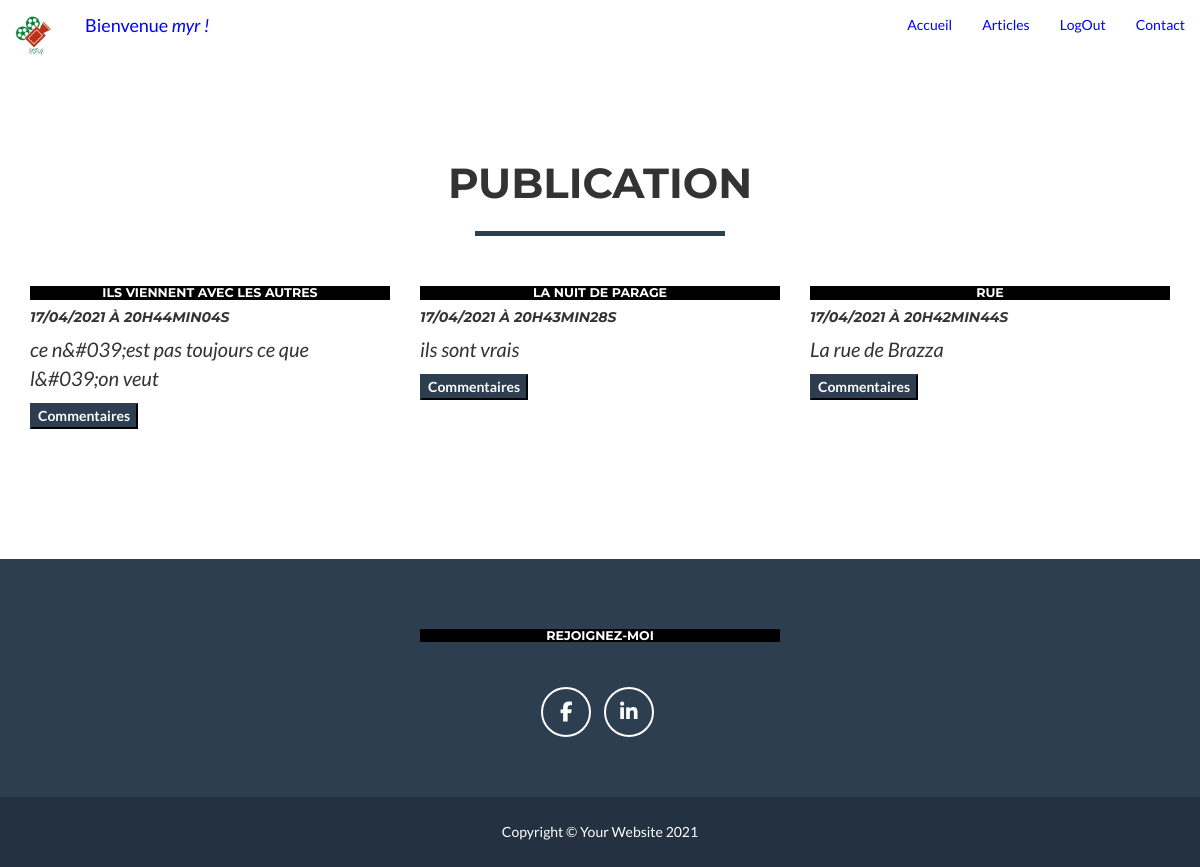
/index.php?action=getListPost (signed in), run on the app's committed database.
### tables this page shows
CREATE TABLE IF NOT EXISTS `post` (
  `id_post` int(11) NOT NULL AUTO_INCREMENT,
  `title` varchar(70) NOT NULL,
  `date_post` datetime NOT NULL,
  `chapo` varchar(255) NOT NULL,
  `content` text NOT NULL,
  `author` varchar(70) NOT NULL,
  PRIMARY KEY (`id_post`)
);

### controllers/ctrlListPost.php (called while the page is built, shortened)
<?php
require_once('model/PostManager.php');
class ctrlListPost
{
  public function getListPost()
	{
		$instance_post=new \myrna\blog\model\PostManager();
		$resultat= $instance_post->getPosts();
		require('view/frontend/listPost.php');
	}
}

### index.php (called while the page is built, shortened)
<?php
$switcher= new \myrna\blog\controllers\Switcher();
$switcher->switchRequete();
?>

### model/PostManager.php (called while the page is built, shortened)
<?php
class PostManager extends Manager
{
	public function getPosts()
	{
	    $bdd=$this->bddConnexion();
	    $sql='SELECT id_post,title,DATE_FORMAT(date_post,\'%d/%m/%Y à %Hh%imin%ss\' )
			 AS date_post_fr,chapo,content,author FROM post ORDER BY date_post DESC LIMIT 0,5';
	    $request=$bdd->query($sql);
		return $request;
	}
}
?>

### view/frontend/listPost.php (the view, shortened to what this page needs)
<section id="portfolio">
    <div class="container">
        <div class="row">
            <div class="col-lg-12 text-center">
                <h2>Publication</h2>
                <hr class="star-primary">
            </div>
        </div>
        <div class="row">
             <?php
             while($data= $resultat->fetch())
                {
                ?>
             <div class="col-sm-4 portfolio-item feature-icon  bg-gradient">
                <h3>
                    <strong>  <?= htmlspecialchars($data['title'])?>
                    </strong><br/>
                </h3>
                <h5>
                    <em><?= $data['date_post_fr'] ?></em>
                </h5>
                <p>
                   <?php  echo '<em>'.nl2br(htmlspecialchars($data['chapo']) ).'</em>'.'<br/>'; ?>
                </p>
                <a href="index.php?action=getPostComments&amp;id_article=<?= $data['id_post']; ?>" class="portfolio-link" data-toggle="modal">
                    <button class="btn-primary ">Commentaires</button>
                </a>
            </div>
            <?php
                }
            ?>
        </div>
     </div>
</section>
<?php require('template.php'); ?>

### css/style.css (style rules this page uses)
h1, h3 { text-align:center; }
h3 { background-color:black; color:white; font-size:0.9em; margin-bottom:0px; }
a { text-decoration: none; color: blue; }

### data on the page
post: title "ILS VIENNENT AVEC LES AUTRES", date_post_fr "17/04/2021 À 20H44MIN04S", chapo "ce n&#039;est pas toujours ce que l&#039;on veut"
post: title "LA NUIT DE PARAGE", date_post_fr "17/04/2021 À 20H43MIN28S", chapo "ils sont vrais"
post: title "RUE", date_post_fr "17/04/2021 À 20H42MIN44S", chapo "La rue de Brazza"

### other printed values
$_SESSION['pseudo'] "myr"
